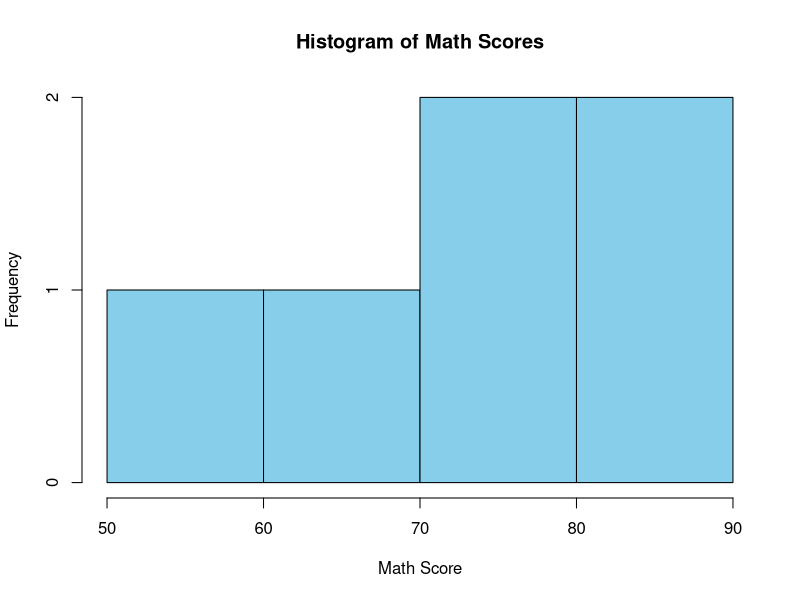
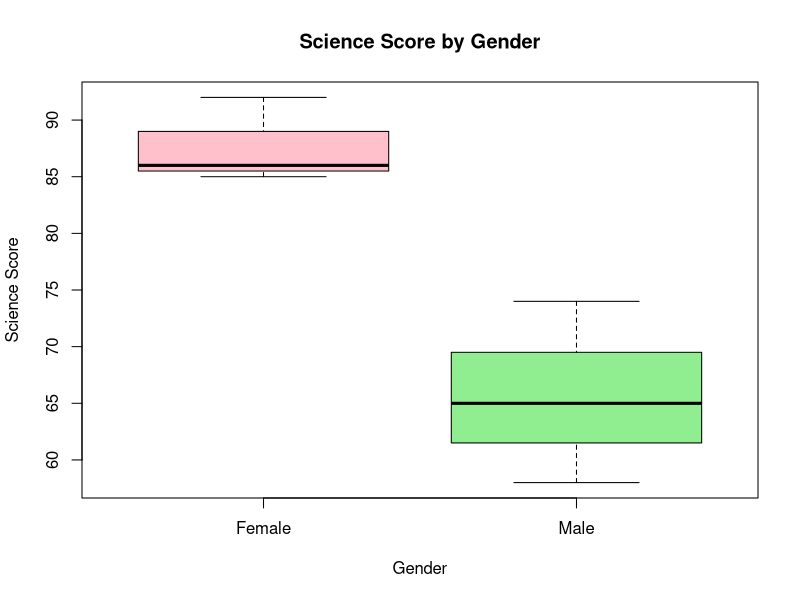
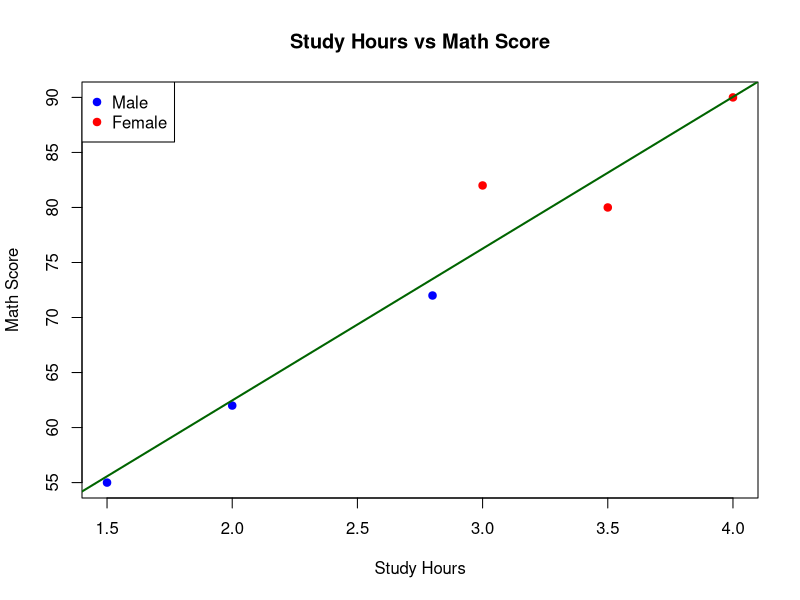
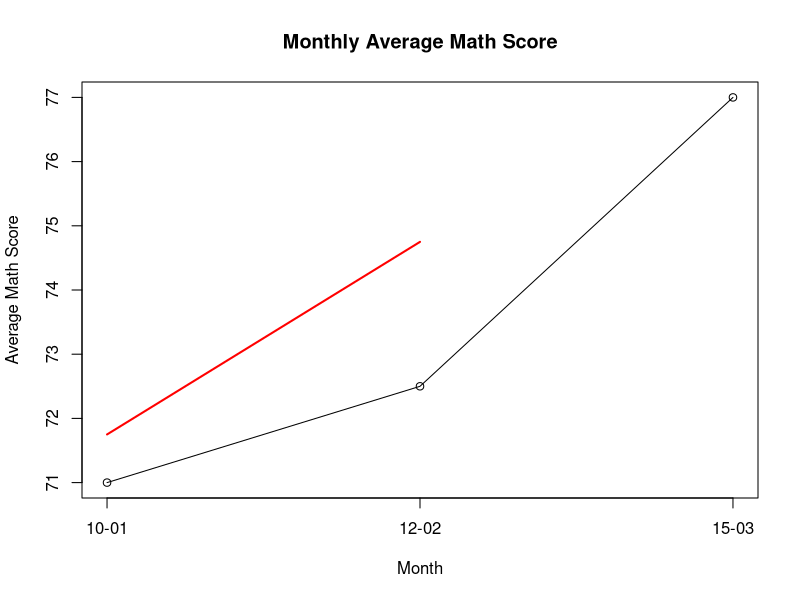

The R script that drew these images, in order:
setwd("E:/Development/College/Data-Handling-and-Visualization/Experiments/Exp-15-Student-Mini-Data-Analysis")

data <- read.csv("Student_Mini_Data.csv")

# Convert Date
data$Exam_Date <- as.Date(data$Exam_Date)

# -------------------------
# Q1 Histogram
# -------------------------
hist(data$Math_Score,
     col="skyblue",
     main="Histogram of Math Scores",
     xlab="Math Score")

# Boxplot
boxplot(Science_Score~Gender,
        data=data,
        col=c("pink","lightgreen"),
        main="Science Score by Gender",
        xlab="Gender",
        ylab="Science Score")

# -------------------------
# Q2 Scatter Plot
# -------------------------
colors <- ifelse(data$Gender=="Male","blue","red")

plot(data$Study_Hours,
     data$Math_Score,
     col=colors,
     pch=19,
     xlab="Study Hours",
     ylab="Math Score",
     main="Study Hours vs Math Score")

abline(lm(Math_Score~Study_Hours,data=data),
       col="darkgreen",
       lwd=2)

legend("topleft",
       legend=c("Male","Female"),
       col=c("blue","red"),
       pch=19)

# -------------------------
# Q3 Monthly Average
# -------------------------
library(zoo)

data$Month <- format(data$Exam_Date,"%Y-%m")

monthly_avg <- aggregate(Math_Score~Month,
                         data,
                         mean)

plot(monthly_avg$Math_Score,
     type="o",
     xaxt="n",
     xlab="Month",
     ylab="Average Math Score",
     main="Monthly Average Math Score")

axis(1,
     at=1:nrow(monthly_avg),
     labels=monthly_avg$Month)

lines(rollmean(monthly_avg$Math_Score,
               k=2,
               fill=NA),
      col="red",
      lwd=2)

print(data)
